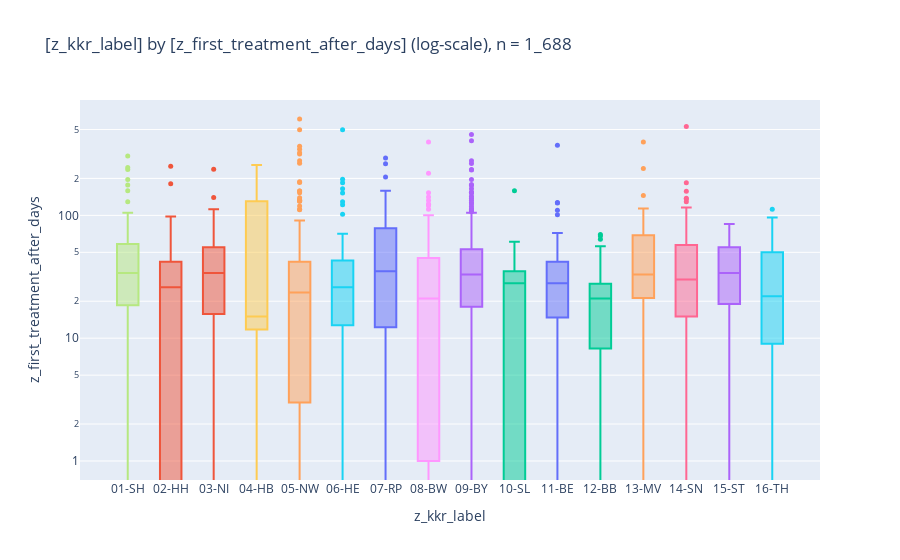

Notebook cell for this chart:
### Code cell
_ = pls.plot_boxes(
    # _df[["z_kkr_label", "z_first_treatment_after_days"]],
    db_delay.to_df().iloc[:,:2],
    height=500, width=2000,
    annotations=False,
    use_log=True,
    summary=True,    
)

### Figure 1 — Plotly figure (JSON) as saved in the notebook; plotly's stock layout.template omitted (floating-point values rounded to 4 significant figures; data arrays with more than 128 entries replaced by an {"elided": "..."} marker saying what was removed)
{"data": [{"alignmentgroup": "True", "hovertemplate": "z_kkr_label=%{x}<br>z_first_treatment_after_days=%{y}<extra></extra>", "legendgroup": "07-RP", "marker": {"color": "#636efa", "size": 5}, "name": "07-RP", "notched": false, "offsetgroup": "07-RP", "orientation": "v", "showlegend": true, "type": "box", "width": 0.5, "x": ["07-RP", "07-RP", "07-RP", "07-RP", "07-RP", "07-RP", "07-RP", "07-RP", "07-RP", "07-RP", "07-RP", "07-RP", "07-RP", "07-RP", "07-RP", "07-RP", "07-RP", "07-RP", "07-RP", "07-RP", "07-RP", "07-RP", "07-RP", "07-RP", "07-RP", "07-RP", "07-RP", "07-RP", "07-RP", "07-RP", "07-RP", "07-RP", "07-RP", "07-RP", "07-RP", "07-RP", "07-RP", "07-RP", "07-RP", "07-RP", "07-RP", "07-RP", "07-RP", "07-RP", "07-RP", "07-RP", "07-RP", "07-RP", "07-RP", "07-RP", "07-RP", "07-RP", "07-RP", "07-RP", "07-RP", "07-RP", "07-RP", "07-RP", "07-RP", "07-RP"], "x0": " ", "xaxis": "x", "y": [118.0, NaN, 0.0, 42.0, 24.0, 12.0, NaN, 14.0, 22.0, 46.0, 29.0, 14.0, 44.0, 120.0, 24.0, NaN, 67.0, 41.0, 82.0, NaN, 95.0, 72.0, NaN, 0.0, 26.0, 79.0, 159.0, 40.0, 205.0, 97.0, 263.0, NaN, 21.0, 0.0, 25.0, 0.0, 107.0, 19.0, 0.0, 49.0, 77.0, 149.0, 0.0, NaN, 293.0, 6.0, 12.0, 35.0, 35.0, 62.0, 97.0, 0.0, 0.0, 74.0, 2.0, NaN, NaN, 13.0, 69.0, 0.0], "y0": " ", "yaxis": "y"}, {"alignmentgroup": "True", "hovertemplate": "z_kkr_label=%{x}<br>z_first_treatment_after_days=%{y}<extra></extra>", "legendgroup": "03-NI", "marker": {"color": "#EF553B", "size": 5}, "name": "03-NI", "notched": false, "offsetgroup": "03-NI", "orientation": "v", "showlegend": true, "type": "box", "width": 0.5, "x": {"elided": "162 str values"}, "x0": " ", "xaxis": "x", "y": {"elided": "162 float values"}, "y0": " ", "yaxis": "y"}, {"alignmentgroup": "True", "hovertemplate": "z_kkr_label=%{x}<br>z_first_treatment_after_days=%{y}<extra></extra>", "legendgroup": "12-BB", "marker": {"color": "#00cc96", "size": 5}, "name": "12-BB", "notched": false, "offsetgroup": "12-BB", "orientation": "v", "showlegend": true, "type": "box", "width": 0.5, "x": ["12-BB", "12-BB", "12-BB", "12-BB", "12-BB", "12-BB", "12-BB", "12-BB", "12-BB", "12-BB", "12-BB", "12-BB", "12-BB", "12-BB", "12-BB", "12-BB", "12-BB", "12-BB", "12-BB", "12-BB", "12-BB", "12-BB", "12-BB", "12-BB", "12-BB", "12-BB", "12-BB", "12-BB", "12-BB", "12-BB", "12-BB", "12-BB", "12-BB", "12-BB", "12-BB", "12-BB", "12-BB", "12-BB", "12-BB", "12-BB", "12-BB", "12-BB", "12-BB", "12-BB", "12-BB", "12-BB", "12-BB", "12-BB", "12-BB", "12-BB", "12-BB", "12-BB", "12-BB", "12-BB", "12-BB", "12-BB", "12-BB", "12-BB", "12-BB"], "x0": " ", "xaxis": "x", "y": [23, 0, 22, 13, 23, 0, 10, 29, 32, 15, 14, 0, 26, 36, 34, 7, 26, 53, 20, 28, 14, 0, 68, 0, 64, 13, 22, 70, 22, 0, 23, 53, 20, 31, 0, 30, 8, 0, 40, 18, 16, 22, 22, 21, 21, 27, 56, 0, 22, 3, 21, 36, 4, 23, 0, 9, 16, 27, 2], "y0": " ", "yaxis": "y"}, {"alignmentgroup": "True", "hovertemplate": "z_kkr_label=%{x}<br>z_first_treatment_after_days=%{y}<extra></extra>", "legendgroup": "09-BY", "marker": {"color": "#ab63fa", "size": 5}, "name": "09-BY", "notched": false, "offsetgroup": "09-BY", "orientation": "v", "showlegend": true, "type": "box", "width": 0.5, "x": {"elided": "225 str values"}, "x0": " ", "xaxis": "x", "y": {"elided": "225 int values"}, "y0": " ", "yaxis": "y"}, {"alignmentgroup": "True", "hovertemplate": "z_kkr_label=%{x}<br>z_first_treatment_after_days=%{y}<extra></extra>", "legendgroup": "05-NW", "marker": {"color": "#FFA15A", "size": 5}, "name": "05-NW", "notched": false, "offsetgroup": "05-NW", "orientation": "v", "showlegend": true, "type": "box", "width": 0.5, "x": {"elided": "353 str values"}, "x0": " ", "xaxis": "x", "y": {"elided": "353 float values"}, "y0": " ", "yaxis": "y"}, {"alignmentgroup": "True", "hovertemplate": "z_kkr_label=%{x}<br>z_first_treatment_after_days=%{y}<extra></extra>", "legendgroup": "06-HE", "marker": {"color": "#19d3f3", "size": 5}, "name": "06-HE", "notched": false, "offsetgroup": "06-HE", "orientation": "v", "showlegend": true, "type": "box", "width": 0.5, "x": ["06-HE", "06-HE", "06-HE", "06-HE", "06-HE", "06-HE", "06-HE", "06-HE", "06-HE", "06-HE", "06-HE", "06-HE", "06-HE", "06-HE", "06-HE", "06-HE", "06-HE", "06-HE", "06-HE", "06-HE", "06-HE", "06-HE", "06-HE", "06-HE", "06-HE", "06-HE", "06-HE", "06-HE", "06-HE", "06-HE", "06-HE", "06-HE", "06-HE", "06-HE", "06-HE", "06-HE", "06-HE", "06-HE", "06-HE", "06-HE", "06-HE", "06-HE", "06-HE", "06-HE", "06-HE", "06-HE", "06-HE", "06-HE", "06-HE", "06-HE", "06-HE", "06-HE", "06-HE", "06-HE", "06-HE", "06-HE", "06-HE", "06-HE", "06-HE", "06-HE", "06-HE", "06-HE", "06-HE", "06-HE", "06-HE", "06-HE", "06-HE", "06-HE", "06-HE", "06-HE", "06-HE", "06-HE", "06-HE", "06-HE", "06-HE", "06-HE", "06-HE", "06-HE", "06-HE", "06-HE", "06-HE", "06-HE", "06-HE", "06-HE", "06-HE", "06-HE", "06-HE", "06-HE", "06-HE", "06-HE", "06-HE", "06-HE", "06-HE", "06-HE", "06-HE", "06-HE", "06-HE", "06-HE", "06-HE", "06-HE", "06-HE"], "x0": " ", "xaxis": "x", "y": [122, 13, 37, 66, 29, 20, 29, 71, 31, 4, 28, 32, 22, 0, 19, 8, 55, 55, 129, 29, 7, 14, 18, 8, 34, 0, 12, 0, 102, 23, 29, 49, 19, 12, 34, 4, 32, 32, 22, 26, 8, 1, 54, 63, 21, 62, 43, 10, 25, 21, 14, 55, 26, 0, 23, 33, 46, 17, 25, 165, 0, 0, 40, 184, 15, 7, 27, 47, 197, 41, 17, 152, 24, 36, 7, 43, 33, 497, 8, 1, 4, 46, 25, 27, 29, 3, 36, 14, 27, 0, 1, 61, 68, 47, 21, 22, 36, 50, 8, 15, 24], "y0": " ", "yaxis": "y"}, {"alignmentgroup": "True", "hovertemplate": "z_kkr_label=%{x}<br>z_first_treatment_after_days=%{y}<extra></extra>", "legendgroup": "14-SN", "marker": {"color": "#FF6692", "size": 5}, "name": "14-SN", "notched": false, "offsetgroup": "14-SN", "orientation": "v", "showlegend": true, "type": "box", "width": 0.5, "x": ["14-SN", "14-SN", "14-SN", "14-SN", "14-SN", "14-SN", "14-SN", "14-SN", "14-SN", "14-SN", "14-SN", "14-SN", "14-SN", "14-SN", "14-SN", "14-SN", "14-SN", "14-SN", "14-SN", "14-SN", "14-SN", "14-SN", "14-SN", "14-SN", "14-SN", "14-SN", "14-SN", "14-SN", "14-SN", "14-SN", "14-SN", "14-SN", "14-SN", "14-SN", "14-SN", "14-SN", "14-SN", "14-SN", "14-SN", "14-SN", "14-SN", "14-SN", "14-SN", "14-SN", "14-SN", "14-SN", "14-SN", "14-SN", "14-SN", "14-SN", "14-SN", "14-SN", "14-SN", "14-SN", "14-SN", "14-SN", "14-SN", "14-SN", "14-SN", "14-SN", "14-SN", "14-SN", "14-SN", "14-SN", "14-SN", "14-SN", "14-SN", "14-SN", "14-SN", "14-SN", "14-SN", "14-SN", "14-SN", "14-SN", "14-SN", "14-SN", "14-SN", "14-SN", "14-SN", "14-SN", "14-SN", "14-SN", "14-SN", "14-SN", "14-SN", "14-SN", "14-SN", "14-SN", "14-SN", "14-SN", "14-SN", "14-SN", "14-SN", "14-SN", "14-SN", "14-SN", "14-SN", "14-SN", "14-SN", "14-SN", "14-SN", "14-SN", "14-SN", "14-SN", "14-SN", "14-SN", "14-SN", "14-SN", "14-SN", "14-SN", "14-SN", "14-SN"], "x0": " ", "xaxis": "x", "y": [34, 40, 57, 138, 25, 29, 32, 13, 14, 7, 5, 38, 0, 0, 112, 4, 21, 8, 76, 0, 23, 23, 21, 13, 26, 23, 184, 52, 22, 68, 157, 67, 33, 0, 0, 36, 0, 72, 90, 66, 90, 31, 42, 58, 34, 101, 21, 40, 44, 9, 57, 67, 10, 40, 530, 20, 16, 15, 29, 1, 32, 59, 47, 102, 84, 9, 55, 30, 1, 41, 49, 0, 54, 27, 7, 29, 29, 0, 29, 16, 15, 116, 30, 15, 4, 29, 89, 71, 3, 5, 22, 0, 54, 37, 22, 81, 33, 29, 136, 25, 30, 129, 21, 63, 35, 3, 36, 14, 64, 15, 61, 73], "y0": " ", "yaxis": "y"}, {"alignmentgroup": "True", "hovertemplate": "z_kkr_label=%{x}<br>z_first_treatment_after_days=%{y}<extra></extra>", "legendgroup": "01-SH", "marker": {"color": "#B6E880", "size": 5}, "name": "01-SH", "notched": false, "offsetgroup": "01-SH", "orientation": "v", "showlegend": true, "type": "box", "width": 0.5, "x": ["01-SH", "01-SH", "01-SH", "01-SH", "01-SH", "01-SH", "01-SH", "01-SH", "01-SH", "01-SH", "01-SH", "01-SH", "01-SH", "01-SH", "01-SH", "01-SH", "01-SH", "01-SH", "01-SH", "01-SH", "01-SH", "01-SH", "01-SH", "01-SH", "01-SH", "01-SH", "01-SH", "01-SH", "01-SH", "01-SH", "01-SH", "01-SH", "01-SH", "01-SH", "01-SH", "01-SH", "01-SH", "01-SH", "01-SH", "01-SH", "01-SH", "01-SH", "01-SH", "01-SH", "01-SH", "01-SH", "01-SH", "01-SH", "01-SH", "01-SH", "01-SH", "01-SH", "01-SH", "01-SH", "01-SH", "01-SH", "01-SH", "01-SH", "01-SH", "01-SH", "01-SH", "01-SH", "01-SH", "01-SH", "01-SH", "01-SH", "01-SH", "01-SH", "01-SH", "01-SH", "01-SH", "01-SH", "01-SH", "01-SH"], "x0": " ", "xaxis": "x", "y": [NaN, NaN, 22.0, 10.0, 38.0, 0.0, 129.0, 56.0, 50.0, 15.0, 41.0, 62.0, 96.0, 22.0, 34.0, 0.0, 33.0, NaN, 31.0, 29.0, 43.0, 74.0, 46.0, 0.0, 29.0, 17.0, 12.0, 304.0, 13.0, NaN, 105.0, 33.0, 245.0, 48.0, 29.0, 34.0, 75.0, 105.0, 31.0, 38.0, 26.0, 32.0, 19.0, 14.0, 48.0, 31.0, 61.0, NaN, 88.0, 0.0, 65.0, 17.0, 13.0, NaN, 32.0, 159.0, 42.0, 0.0, 177.0, 236.0, 196.0, 18.0, 38.0, 29.0, 71.0, 4.0, 42.0, 21.0, 50.0, 50.0, 0.0, 35.0, 0.0, 42.0], "y0": " ", "yaxis": "y"}, {"alignmentgroup": "True", "hovertemplate": "z_kkr_label=%{x}<br>z_first_treatment_after_days=%{y}<extra></extra>", "legendgroup": "08-BW", "marker": {"color": "#FF97FF", "size": 5}, "name": "08-BW", "notched": false, "offsetgroup": "08-BW", "orientation": "v", "showlegend": true, "type": "box", "width": 0.5, "x": {"elided": "274 str values"}, "x0": " ", "xaxis": "x", "y": {"elided": "274 float values"}, "y0": " ", "yaxis": "y"}, {"alignmentgroup": "True", "hovertemplate": "z_kkr_label=%{x}<br>z_first_treatment_after_days=%{y}<extra></extra>", "legendgroup": "04-HB", "marker": {"color": "#FECB52", "size": 5}, "name": "04-HB", "notched": false, "offsetgroup": "04-HB", "orientation": "v", "showlegend": true, "type": "box", "width": 0.5, "x": ["04-HB", "04-HB", "04-HB", "04-HB", "04-HB", "04-HB", "04-HB", "04-HB", "04-HB", "04-HB", "04-HB", "04-HB", "04-HB", "04-HB"], "x0": " ", "xaxis": "x", "y": [257.0, 98.0, 68.0, NaN, 13.0, 8.0, NaN, NaN, 15.0, NaN, 228.0, 14.0, 0.0, NaN], "y0": " ", "yaxis": "y"}, {"alignmentgroup": "True", "hovertemplate": "z_kkr_label=%{x}<br>z_first_treatment_after_days=%{y}<extra></extra>", "legendgroup": "11-BE", "marker": {"color": "#636efa", "size": 5}, "name": "11-BE", "notched": false, "offsetgroup": "11-BE", "orientation": "v", "showlegend": true, "type": "box", "width": 0.5, "x": ["11-BE", "11-BE", "11-BE", "11-BE", "11-BE", "11-BE", "11-BE", "11-BE", "11-BE", "11-BE", "11-BE", "11-BE", "11-BE", "11-BE", "11-BE", "11-BE", "11-BE", "11-BE", "11-BE", "11-BE", "11-BE", "11-BE", "11-BE", "11-BE", "11-BE", "11-BE", "11-BE", "11-BE", "11-BE", "11-BE", "11-BE", "11-BE", "11-BE", "11-BE", "11-BE", "11-BE", "11-BE", "11-BE", "11-BE", "11-BE", "11-BE", "11-BE", "11-BE", "11-BE", "11-BE", "11-BE", "11-BE", "11-BE", "11-BE", "11-BE", "11-BE", "11-BE", "11-BE", "11-BE", "11-BE", "11-BE", "11-BE", "11-BE", "11-BE", "11-BE", "11-BE", "11-BE", "11-BE", "11-BE", "11-BE", "11-BE", "11-BE", "11-BE", "11-BE", "11-BE", "11-BE", "11-BE", "11-BE", "11-BE", "11-BE", "11-BE", "11-BE", "11-BE", "11-BE", "11-BE", "11-BE"], "x0": " ", "xaxis": "x", "y": [27, 13, 4, 28, 36, 45, 11, 22, 4, 26, 38, 30, 26, 14, 61, 36, 18, 36, 33, 0, 40, 43, 48, 41, 13, 30, 34, 28, 0, 20, 33, 36, 55, 0, 56, 13, 20, 41, 126, 7, 110, 30, 19, 42, 72, 27, 18, 14, 9, 25, 17, 22, 22, 72, 8, 64, 54, 42, 13, 29, 22, 0, 0, 127, 36, 50, 22, 373, 21, 0, 28, 49, 3, 15, 67, 10, 101, 21, 26, 28, 49], "y0": " ", "yaxis": "y"}, {"alignmentgroup": "True", "hovertemplate": "z_kkr_label=%{x}<br>z_first_treatment_after_days=%{y}<extra></extra>", "legendgroup": "02-HH", "marker": {"color": "#EF553B", "size": 5}, "name": "02-HH", "notched": false, "offsetgroup": "02-HH", "orientation": "v", "showlegend": true, "type": "box", "width": 0.5, "x": ["02-HH", "02-HH", "02-HH", "02-HH", "02-HH", "02-HH", "02-HH", "02-HH", "02-HH", "02-HH", "02-HH", "02-HH", "02-HH", "02-HH", "02-HH", "02-HH", "02-HH", "02-HH", "02-HH", "02-HH", "02-HH", "02-HH", "02-HH", "02-HH", "02-HH", "02-HH", "02-HH", "02-HH", "02-HH", "02-HH", "02-HH", "02-HH", "02-HH", "02-HH", "02-HH", "02-HH", "02-HH", "02-HH", "02-HH", "02-HH", "02-HH", "02-HH", "02-HH", "02-HH", "02-HH", "02-HH", "02-HH", "02-HH", "02-HH", "02-HH"], "x0": " ", "xaxis": "x", "y": [0, 29, 11, 0, 0, 44, 41, 0, 60, 29, 181, 27, 75, 55, 19, 0, 16, 38, 40, 0, 251, 40, 0, 38, 43, 98, 54, 0, 9, 15, 0, 0, 7, 77, 0, 62, 0, 28, 25, 0, 98, 41, 28, 24, 0, 0, 0, 42, 32, 18], "y0": " ", "yaxis": "y"}, {"alignmentgroup": "True", "hovertemplate": "z_kkr_label=%{x}<br>z_first_treatment_after_days=%{y}<extra></extra>", "legendgroup": "10-SL", "marker": {"color": "#00cc96", "size": 5}, "name": "10-SL", "notched": false, "offsetgroup": "10-SL", "orientation": "v", "showlegend": true, "type": "box", "width": 0.5, "x": ["10-SL", "10-SL", "10-SL", "10-SL", "10-SL", "10-SL", "10-SL", "10-SL", "10-SL", "10-SL", "10-SL", "10-SL", "10-SL", "10-SL", "10-SL", "10-SL"], "x0": " ", "xaxis": "x", "y": [33.0, 29.0, 5.0, 0.0, 35.0, 0.0, 0.0, 0.0, 28.0, 159.0, NaN, 61.0, 0.0, 56.0, 16.0, 35.0], "y0": " ", "yaxis": "y"}, {"alignmentgroup": "True", "hovertemplate": "z_kkr_label=%{x}<br>z_first_treatment_after_days=%{y}<extra></extra>", "legendgroup": "15-ST", "marker": {"color": "#ab63fa", "size": 5}, "name": "15-ST", "notched": false, "offsetgroup": "15-ST", "orientation": "v", "showlegend": true, "type": "box", "width": 0.5, "x": ["15-ST", "15-ST", "15-ST", "15-ST", "15-ST", "15-ST", "15-ST", "15-ST", "15-ST", "15-ST", "15-ST", "15-ST", "15-ST", "15-ST", "15-ST", "15-ST", "15-ST", "15-ST", "15-ST", "15-ST", "15-ST", "15-ST", "15-ST", "15-ST", "15-ST", "15-ST", "15-ST", "15-ST", "15-ST", "15-ST", "15-ST", "15-ST", "15-ST", "15-ST"], "x0": " ", "xaxis": "x", "y": [34, 12, 41, 35, 41, 37, 72, 63, 84, 9, 23, 16, 36, 56, 34, 55, 29, 7, 85, 21, 0, 72, 48, 22, 22, 0, 41, 5, 19, 15, 27, 59, 61, 21], "y0": " ", "yaxis": "y"}, {"alignmentgroup": "True", "hovertemplate": "z_kkr_label=%{x}<br>z_first_treatment_after_days=%{y}<extra></extra>", "legendgroup": "13-MV", "marker": {"color": "#FFA15A", "size": 5}, "name": "13-MV", "notched": false, "offsetgroup": "13-MV", "orientation": "v", "showlegend": true, "type": "box", "width": 0.5, "x": ["13-MV", "13-MV", "13-MV", "13-MV", "13-MV", "13-MV", "13-MV", "13-MV", "13-MV", "13-MV", "13-MV", "13-MV", "13-MV", "13-MV", "13-MV", "13-MV", "13-MV", "13-MV", "13-MV", "13-MV", "13-MV", "13-MV", "13-MV", "13-MV", "13-MV", "13-MV", "13-MV", "13-MV", "13-MV", "13-MV", "13-MV", "13-MV", "13-MV", "13-MV", "13-MV", "13-MV", "13-MV", "13-MV", "13-MV", "13-MV", "13-MV"], "x0": " ", "xaxis": "x", "y": [0, 27, 69, 0, 52, 28, 28, 37, 25, 13, 65, 35, 25, 22, 33, 0, 72, 28, 72, 241, 69, 57, 97, 42, 93, 83, 33, 53, 39, 19, 0, 40, 145, 26, 33, 12, 114, 13, 396, 8, 13], "y0": " ", "yaxis": "y"}, {"alignmentgroup": "True", "hovertemplate": "z_kkr_label=%{x}<br>z_first_treatment_after_days=%{y}<extra></extra>", "legendgroup": "16-TH", "marker": {"color": "#19d3f3", "size": 5}, "name": "16-TH", "notched": false, "offsetgroup": "16-TH", "orientation": "v", "showlegend": true, "type": "box", "width": 0.5, "x": ["16-TH", "16-TH", "16-TH", "16-TH", "16-TH", "16-TH", "16-TH", "16-TH", "16-TH", "16-TH", "16-TH", "16-TH", "16-TH", "16-TH", "16-TH", "16-TH", "16-TH", "16-TH", "16-TH", "16-TH", "16-TH", "16-TH", "16-TH", "16-TH", "16-TH", "16-TH", "16-TH", "16-TH", "16-TH", "16-TH", "16-TH", "16-TH"], "x0": " ", "xaxis": "x", "y": [0, 12, 51, 11, 14, 12, 0, 79, 56, 28, 3, 12, 50, 19, 35, 68, 0, 0, 0, 63, 112, 23, 21, 37, 30, 18, 7, 30, 50, 0, 43, 96], "y0": " ", "yaxis": "y"}], "layout": {"boxmode": "group", "legend": {"title": {"text": "z_kkr_label"}, "tracegroupgap": 0}, "showlegend": false, "title": {"text": "[z_kkr_label] by [z_first_treatment_after_days] (log-scale), n = 1_688"}, "xaxis": {"anchor": "y", "categoryarray": ["01-SH", "02-HH", "03-NI", "04-HB", "05-NW", "06-HE", "07-RP", "08-BW", "09-BY", "10-SL", "11-BE", "12-BB", "13-MV", "14-SN", "15-ST", "16-TH"], "categoryorder": "array", "domain": [0, 1], "title": {"text": "z_kkr_label"}}, "yaxis": {"anchor": "x", "domain": [0, 1], "title": {"text": "z_first_treatment_after_days"}, "type": "log"}}}
